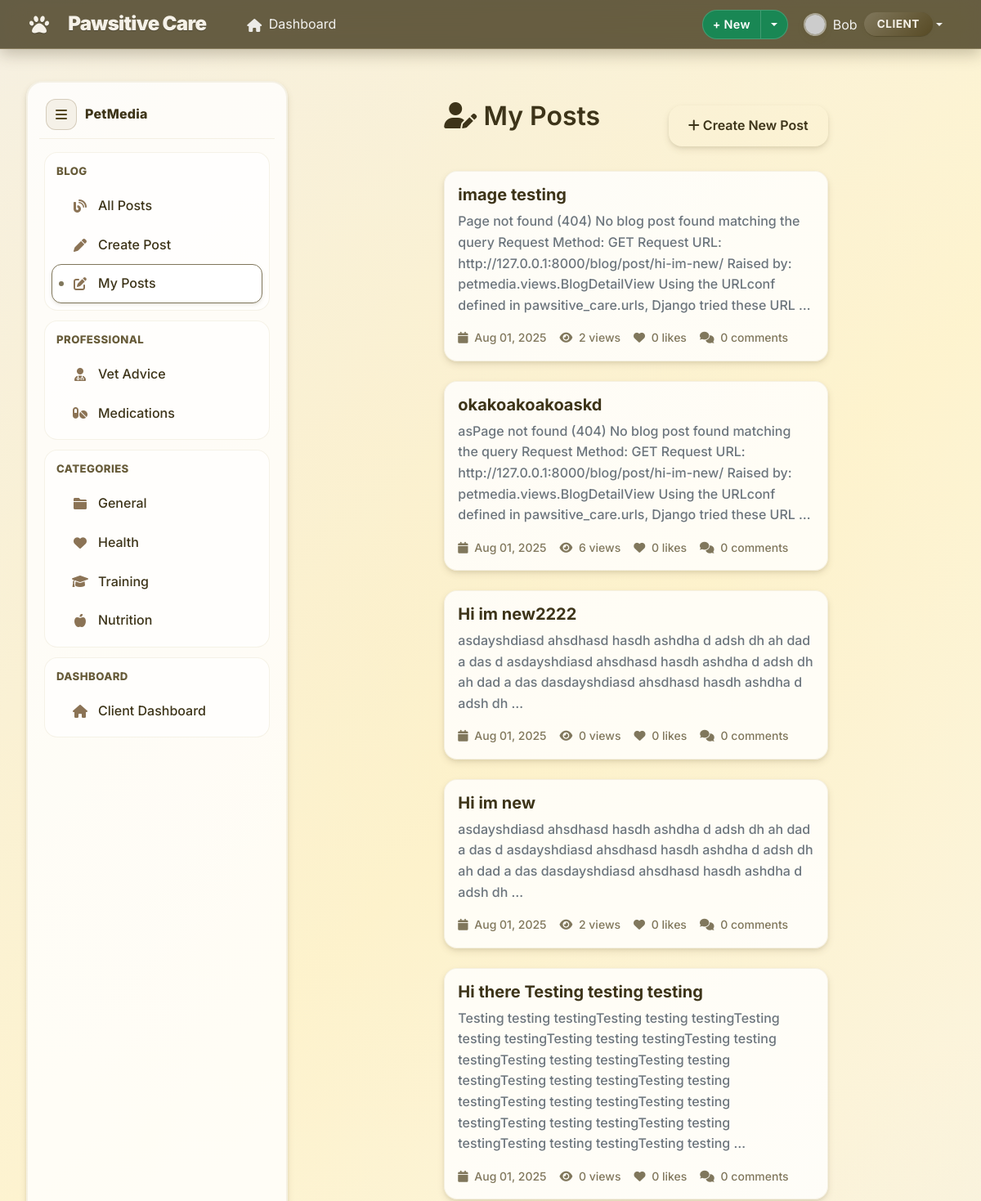
The page /blog/my-posts/ (signed in, upper part) on the database as committed earlier.
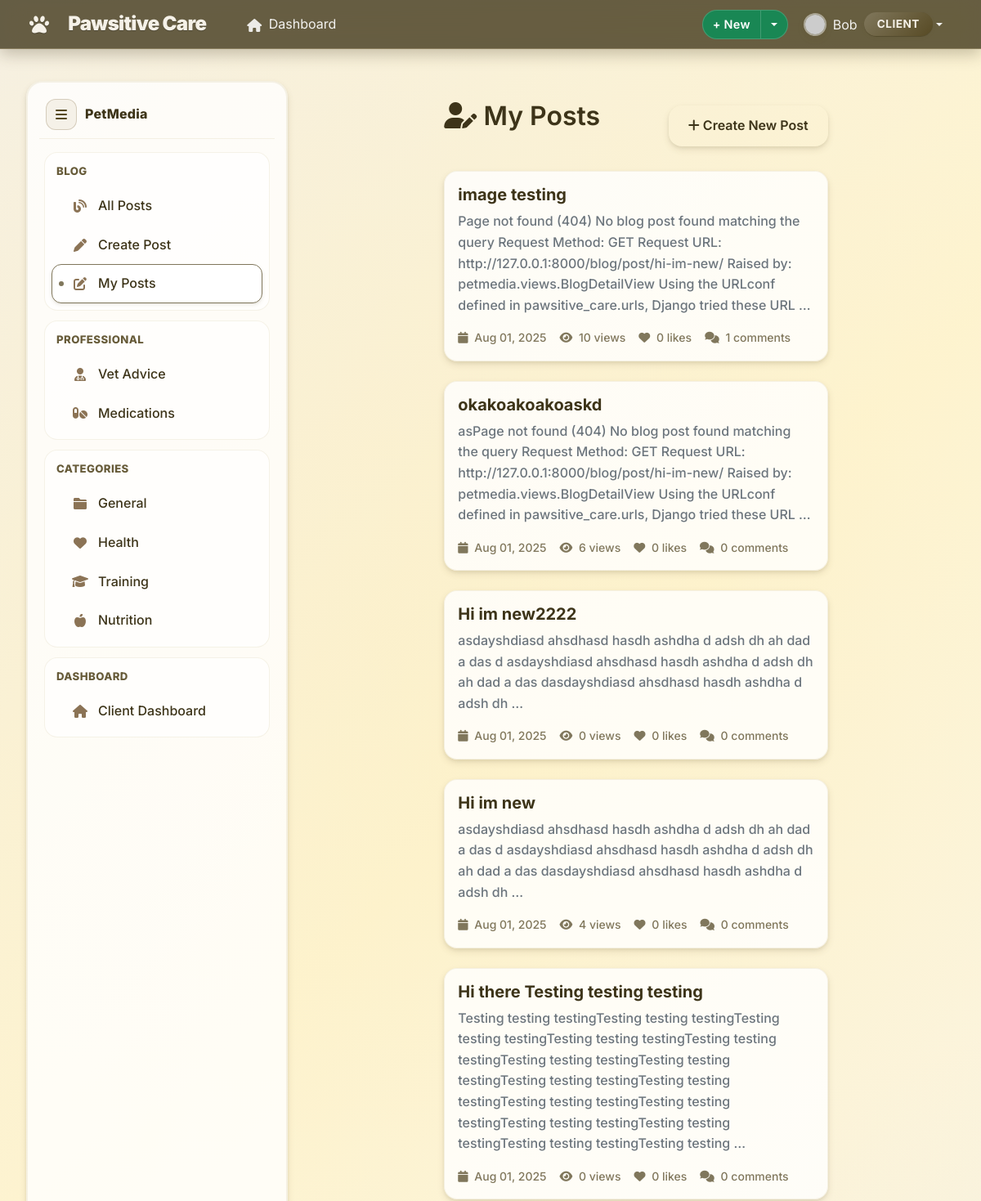
The same page on the database as committed later.
### petmedia/models.py (models this page shows, shortened)
class BlogPost(models.Model):
    id = models.UUIDField(primary_key=True, default=uuid.uuid4, editable=False)
    title = models.CharField(
        max_length=200,
        validators=[MinLengthValidator(5)],
        help_text="Blog post title"
    )
    content = models.TextField(
        validators=[MinLengthValidator(50)],
        help_text="Full blog post content"
    )
    excerpt = models.TextField(
        max_length=300,
        help_text="Short excerpt for previews"
    )
    author = models.ForeignKey(User, on_delete=models.CASCADE, related_name='blog_posts')
    category = models.ForeignKey(BlogCategory, on_delete=models.SET_NULL, null=True)
    related_pet = models.ForeignKey(
        Pet,
        on_delete=models.SET_NULL,
        null=True,
        blank=True,
        help_text="Pet this post is about (optional)"
    )
    is_professional_advice = models.BooleanField(
        default=False,
        help_text="Is this professional veterinary advice?"
    )
    medical_disclaimer = models.TextField(
        blank=True,
        help_text="Medical disclaimer for professional posts"
    )
    medication_name = models.CharField(
        max_length=100,
        blank=True,
        help_text="Name of medication discussed"
    )
    dosage_info = models.TextField(
        blank=True,
        help_text="Dosage information (for reference only)"
    )
    side_effects = models.TextField(
        blank=True,
        help_text="Known side effects"
    )
    slug = models.SlugField(max_length=250, unique=True, blank=True)
    meta_description = models.CharField(max_length=160, blank=True)
    featured_image = models.ImageField(
        upload_to='blog_images/',
        blank=True,
        null=True
    )
    is_published = models.BooleanField(default=True)
    is_featured = models.BooleanField(default=False)
    views_count = models.PositiveIntegerField(default=0)
    likes_count = models.PositiveIntegerField(default=0)
    created_at = models.DateTimeField(auto_now_add=True)
    updated_at = models.DateTimeField(auto_now=True)
    published_at = models.DateTimeField(null=True, blank=True)
    class Meta:
        ordering = ['-created_at']

### petmedia/views.py (the view)
# urls.py: path('my-posts/', views.UserPostsView.as_view(), name='user_posts'),
class UserPostsView(LoginRequiredMixin, ListView):
    template_name = 'petmedia/user_posts.html'
    context_object_name = 'posts'
    paginate_by = 10
    def get_queryset(self):
        return repo_manager.posts.get_by_author(self.request.user).order_by('-created_at')

### accounts/models.py (called while the page is built)
    def is_admin(self):
        return self.role == 'admin'

    def is_vet(self):
        return self.role == 'vet'

    def is_staff_member(self):
        return self.role == 'staff'

### petmedia/context_processors.py (called while the page is built)
def recent_blog_posts(request):
    try:
        recent_posts = repo_manager.posts.get_recent_posts(limit=3)
        return {'recent_blog_posts': recent_posts}
    except Exception:
        return {'recent_blog_posts': []}

def blog_stats(request):
    try:
        if request.user.is_authenticated:
            user_posts_count = repo_manager.posts.get_by_author(request.user).count()
            return {'user_blog_posts_count': user_posts_count}
        return {'user_blog_posts_count': 0}
    except Exception:
        return {'user_blog_posts_count': 0}

### petmedia/patterns/repository.py (called while the page is built)
    def get_by_author(self, author: 'User') -> QuerySet['BlogPost']:
        return self.model.objects.filter(
            author=author
        ).select_related('category', 'related_pet')

    def get_recent_posts(self, limit: int = 10) -> QuerySet['BlogPost']:
        return self.model.objects.filter(
            is_published=True
        ).order_by('-created_at')[:limit].select_related('author', 'category', 'related_pet')

### petmedia/templates/petmedia/user_posts.html (shortened to what this page needs)
{% extends 'accounts/base.html' %}
{% load static %}
{% block content %}
<div class="app-shell">
  {% include 'petmedia/includes/sidebar.html' %}
  <main class="app-main">
    <div class="container mt-4">
      <div class="row">
        <div class="col-md-8 mx-auto">
          <div class="d-flex justify-content-between align-items-center mb-4">
            <h2 class="page-header"><i class="fas fa-user-edit"></i> My Posts</h2>
            <a href="{% url 'petmedia:create_post' %}" class="btn-primary-custom">
              <i class="fas fa-plus"></i> Create New Post
            </a>
          </div>
          {% if posts %}
          {% for post in posts %}
          <div class="user-post">
            <div class="card-body">
              <div class="d-flex justify-content-between align-items-start">
                <div class="flex-grow-1">
                  <h5 class="card-title">
                    <a href="{% url 'petmedia:blog_detail' slug=post.slug %}" class="post-title">
                      {{ post.title }}
                    </a>
                  </h5>
                  <p class="card-text text-muted">
                    {{ post.content|truncatewords:30 }}
                  </p>
                  <div class="d-flex align-items-center post-meta">
                    <span class="me-3">
                      <i class="fas fa-calendar"></i>
                      {{ post.created_at|date:"M d, Y" }}
                    </span>
                    <span class="me-3">
                      <i class="fas fa-eye"></i>
                      {{ post.views_count }} views
                    </span>
                    <span class="me-3">
                      <i class="fas fa-heart"></i>
                      {{ post.likes.count }} likes
                    </span>
                    <span>
                      <i class="fas fa-comments"></i>
                      {{ post.comments.count }} comments
                    </span>
                  </div>
                </div>
              </div>
            </div>
          </div>
          {% endfor %}
          {% endif %}
        </div>
      </div>
    </div>
  </main>
</div>
{% endblock %}

Rows that differ between the two databases and show on the page:
changed BlogPost "image testing": views_count "2" → "10"; comments.count "0" → "1"
changed BlogPost "Hi im new": views_count "2" → "4"
